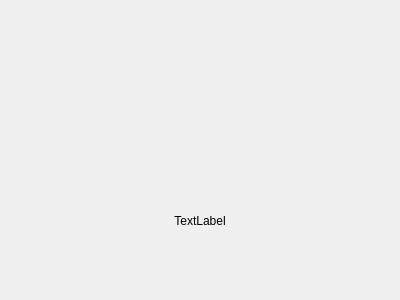
<?xml version="1.0" encoding="UTF-8"?>
<ui version="4.0">
 <class>ClockDay</class>
 <widget class="QWidget" name="ClockDay">
  <property name="geometry">
   <rect>
    <x>0</x>
    <y>0</y>
    <width>400</width>
    <height>300</height>
   </rect>
  </property>
  <property name="windowTitle">
   <string>Form</string>
  </property>
  <layout class="QVBoxLayout" name="verticalLayout">
   <item>
    <widget class="Clock" name="widget" native="true"/>
   </item>
   <item>
    <widget class="QLabel" name="dayLabel">
     <property name="enabled">
      <bool>true</bool>
     </property>
     <property name="sizePolicy">
      <sizepolicy hsizetype="Preferred" vsizetype="Minimum">
       <horstretch>0</horstretch>
       <verstretch>0</verstretch>
      </sizepolicy>
     </property>
     <property name="minimumSize">
      <size>
       <width>0</width>
       <height>0</height>
      </size>
     </property>
     <property name="text">
      <string>TextLabel</string>
     </property>
     <property name="textFormat">
      <enum>Qt::AutoText</enum>
     </property>
     <property name="alignment">
      <set>Qt::AlignCenter</set>
     </property>
    </widget>
   </item>
  </layout>
 </widget>
 <customwidgets>
  <customwidget>
   <class>Clock</class>
   <extends>QWidget</extends>
   <header>clock.h</header>
   <container>1</container>
  </customwidget>
 </customwidgets>
 <resources/>
 <connections/>
</ui>
